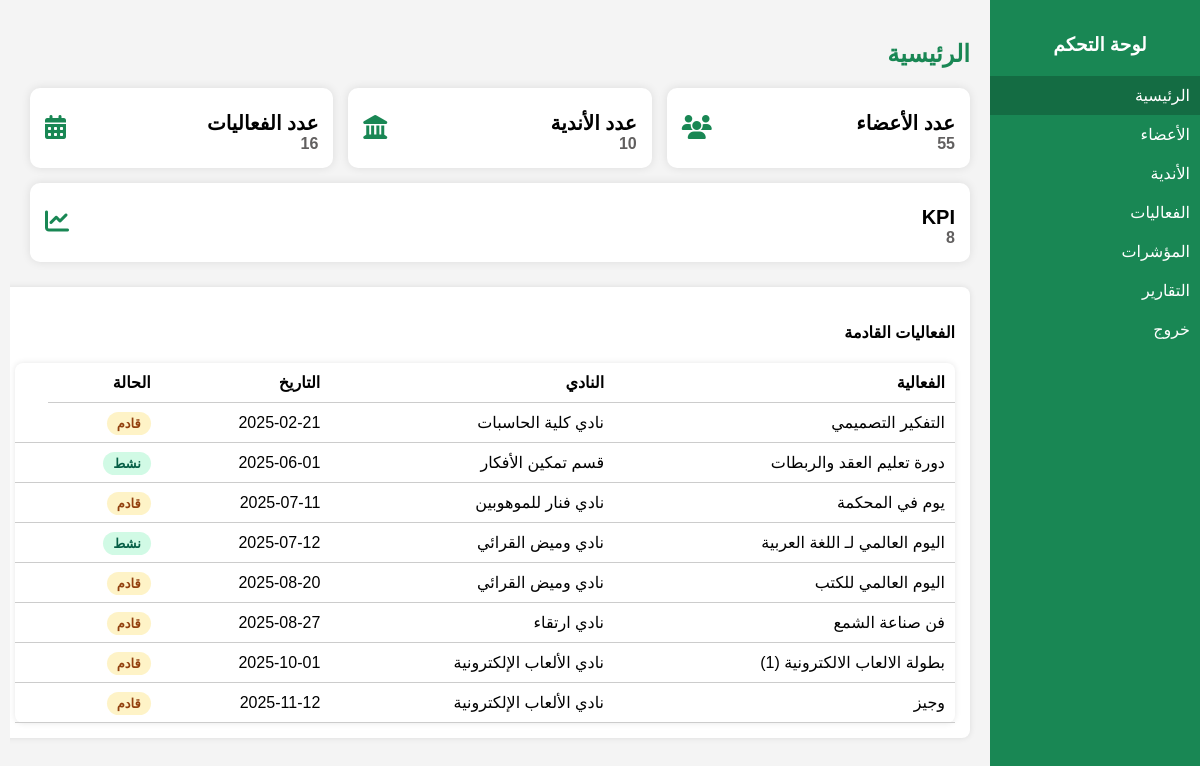
Screenshot of /admin/dashboard.php with the database file from the repository.
### tables this page shows
CREATE TABLE `activity` (
  `activity_id` int(11) NOT NULL,
  `activity_name` varchar(100) NOT NULL,
  `proposed_date` date DEFAULT NULL,
  `actual_date` date DEFAULT NULL,
  `proposed_start_time` datetime DEFAULT NULL,
  `actual_start_time` datetime DEFAULT NULL,
  `proposed_duration_min` int(11) DEFAULT NULL,
  `actual_duration_min` int(11) DEFAULT NULL,
  `proposed_cost` decimal(10,2) DEFAULT NULL,
  `actual_cost` decimal(10,2) DEFAULT NULL,
  `proposed_audience_number` int(11) DEFAULT NULL,
  `actual_audience_number` int(11) DEFAULT NULL,
  `purpose_of_activity` text DEFAULT NULL,
  `serves_student_plan` tinyint(1) DEFAULT NULL,
  `serves_student` tinyint(1) DEFAULT NULL,
  `serves_special_needs` tinyint(1) DEFAULT NULL,
  `activity_manager_id` int(11) DEFAULT NULL,
  `club_id` int(11) DEFAULT NULL,
  `status` enum('pending','active','ended') DEFAULT 'pending'
);

CREATE TABLE `clubs` (
  `club_id` int(11) NOT NULL,
  `club_name` varchar(100) NOT NULL,
  `initial_date` date DEFAULT NULL,
  `club_manager_id` int(11) DEFAULT NULL,
  `note` varchar(255) DEFAULT NULL
);

### admin/dashboard.php (the view, shortened to what this page needs)
<?php
include '../database/db.php';
?>
<!DOCTYPE html>
<html lang="ar" dir="rtl">
<head>
  <link rel="stylesheet" href="../css/style.css">
  <link rel="stylesheet" href="https://cdnjs.cloudflare.com/ajax/libs/font-awesome/6.5.0/css/all.min.css">
</head>
<body>
  <div class="sidebar">
    <h3 class="sidebar-title">لوحة التحكم</h3>
    <a class="active" href="dashboard.php">الرئيسية</a>
    <a href="members.php">الأعضاء</a>
    <a href="clubs.php">الأندية</a>
    <a href="activities.php">الفعاليات</a>
    <a href="kpis.php">المؤشرات</a>
    <a href="reports.php">التقارير</a>
    <a href="logout.php" onclick="return confirm('هل أنت متأكد؟');">خروج</a>
  </div>
  <div class="main-content">
    <div class="header">
      <h2>الرئيسية</h2>
    </div>
    <div class="cards">
      <div class="card">
        <div class="card-text">
          <p>عدد الأعضاء</p>
          <?php
            $stmt = $pdo->query("SELECT COUNT(*) FROM Members");
            $members_count = $stmt->fetchColumn();
          ?>
          <h3><?= $members_count ?></h3>
        </div>
        <div class="card-icon"><i class="fas fa-users"></i></div>
      </div>
      <div class="card">
        <div class="card-text">
          <p>عدد الأندية</p>
          <?php
            $stmt = $pdo->query("SELECT COUNT(*) FROM Clubs");
            $clubs_count = $stmt->fetchColumn();
          ?>
          <h3><?= $clubs_count ?></h3>
        </div>
        <div class="card-icon"><i class="fas fa-landmark"></i></div>
      </div>
      <div class="card">
        <div class="card-text">
          <p>عدد الفعاليات</p>
          <?php
            $stmt = $pdo->query("SELECT COUNT(*) FROM Activity");
            $activity_count = $stmt->fetchColumn();
          ?>
          <h3><?= $activity_count ?></h3>
        </div>
        <div class="card-icon"><i class="fas fa-calendar-alt"></i></div>
      </div>
      <div class="card">
        <div class="card-text">
          <p>KPI</p>
          <?php
            $stmt = $pdo->query("SELECT COUNT(*) FROM Activity_KPI");
            $kpi_count = $stmt->fetchColumn();
          ?>
          <h3><?= $kpi_count ?></h3>
        </div>
        <div class="card-icon"><i class="fas fa-chart-line"></i></div>
      </div>
    </div>
    <div class="activity-table">
      <h4>الفعاليات القادمة</h4>
      <table>
        <thead>
          <tr>
            <th>الفعالية</th>
            <th>النادي</th>
            <th>التاريخ</th>
            <th>الحالة</th>
          </tr>
        </thead>
        <tbody>
        <?php
$query = "SELECT a.activity_name, c.club_name, a.proposed_date, a.status
  FROM Activity a
  LEFT JOIN Clubs c ON a.club_id = c.club_id
  WHERE a.status IN ('pending', 'active')
  ORDER BY a.proposed_date ASC
";
          $stmt = $pdo->query($query);
          while ($row = $stmt->fetch(PDO::FETCH_ASSOC)):
        ?>
          <tr>
            <td><?= htmlspecialchars($row['activity_name']) ?></td>
            <td><?= htmlspecialchars($row['club_name'] ?? 'بدون نادي') ?></td>
            <td><?= htmlspecialchars($row['proposed_date']) ?></td>
            <td><span class="status <?= $row['status'] ?>"><?= $row['status']=='active' ? 'نشط' : ($row['status']=='pending' ? 'قادم' : 'مكتمل') ?></span></td>
        <td>
          </tr>
        <?php endwhile; ?>
        </tbody>
      </table>
    </div>
  </div>
</body>
</html>

### css/style.css (style rules this page uses)
body { font-family: 'Cairo', sans-serif; margin: 0; background: #f4f4f4; direction: rtl; display: flex; }
.sidebar { width: 220px; background: #198754; min-height: 100vh; position: fixed; right: 0; top: 0; padding: 15px 0; color: white; }
.sidebar-title { text-align: center; margin-bottom: 20px; }
.sidebar a { display: block; padding: 10px 20px; color: white; text-decoration: none; transition: background 0.3s; }
.sidebar a:hover, .sidebar a.active { background: #146c43; }
.main-content { margin-right: 220px; padding: 20px; flex: 1; }
.header h2 { margin-bottom: 20px; color: #198754; }
.cards { display: flex; flex-wrap: wrap; gap: 15px; margin-bottom: 25px; }
.card { background: white; padding: 15px; border-radius: 10px; flex: 1 1 calc(25% - 15px); display: flex; justify-content: space-between; align-items: center; box-shadow: 0 0 10px rgba(0,0,0,0.1); }
.card-text p { font-size: 20px; font-weight: bold; margin: 8px 0 0; }
.card-text h3 { margin: 0; font-size: 16px; color: #615f5f; }
.card-icon { font-size: 24px; color: #198754; }
.activity-table, table { width: 100%; background: white; border-radius: 8px; padding: 15px; margin-top: 15px; box-shadow: 0 0 6px rgba(0,0,0,0.1); border-collapse: collapse; }
table th, table td { padding: 10px; border-bottom: 1px solid #ccc; text-align: right; }
.status { padding: 4px 10px; border-radius: 12px; font-size: 13px; font-weight: bold; }
.status.active { background-color: #d1fae5; color: #065f46; }
.status.pending { background-color: #fef3c7; color: #92400e; }

### rows the page displays
activity: activity_name "التفكير التصميمي", club.club_name "نادي كلية الحاسبات", proposed_date "2025-02-21", status "قادم"
activity: activity_name "دورة تعليم العقد والربطات", club.club_name "قسم تمكين الأفكار", proposed_date "2025-06-01", status "نشط"
activity: activity_name "يوم في المحكمة", club.club_name "نادي فنار للموهوبين", proposed_date "2025-07-11", status "قادم"
activity: activity_name "اليوم العالمي لـ اللغة العربية", club.club_name "نادي وميض القرائي", proposed_date "2025-07-12", status "نشط"
activity: activity_name "اليوم العالمي للكتب", club.club_name "نادي وميض القرائي", proposed_date "2025-08-20", status "قادم"
activity: activity_name "فن صناعة الشمع", club.club_name "نادي ارتقاء", proposed_date "2025-08-27", status "قادم"
activity: club.club_name "نادي الألعاب الإلكترونية", proposed_date "2025-10-01", status "قادم"
activity: activity_name "وجيز", club.club_name "نادي الألعاب الإلكترونية", proposed_date "2025-11-12", status "قادم"

### other values shown
$members_count "55"
$clubs_count "10"
$activity_count "16"
